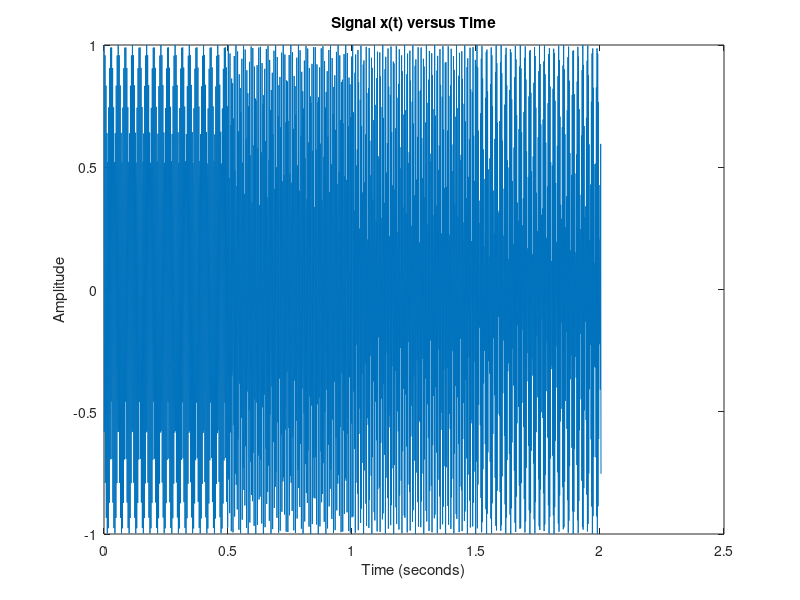
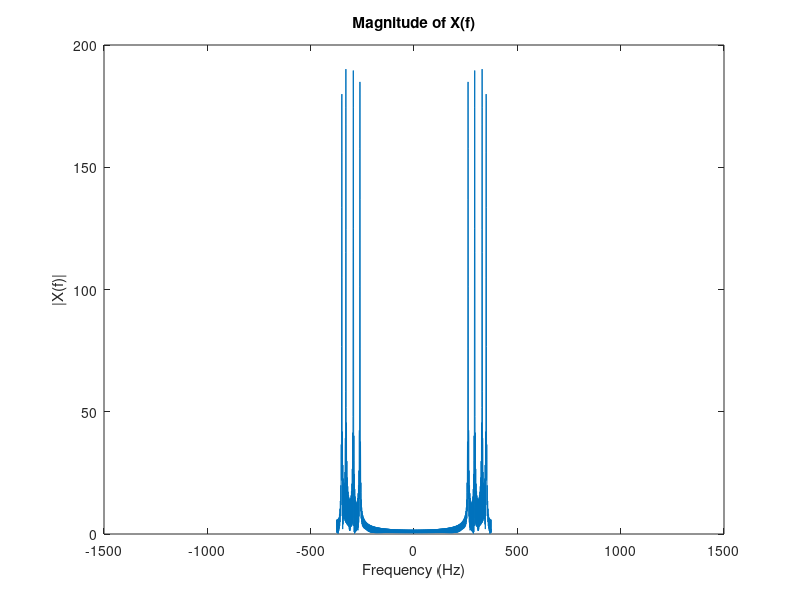
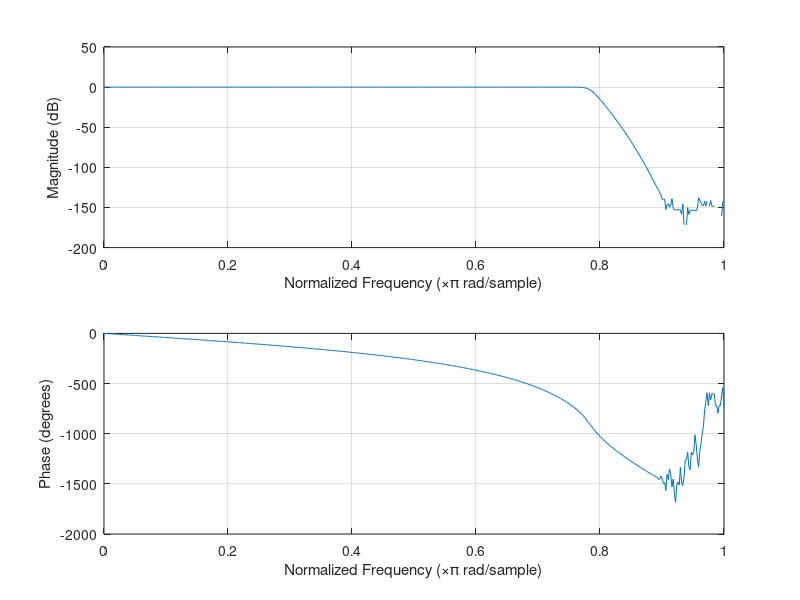
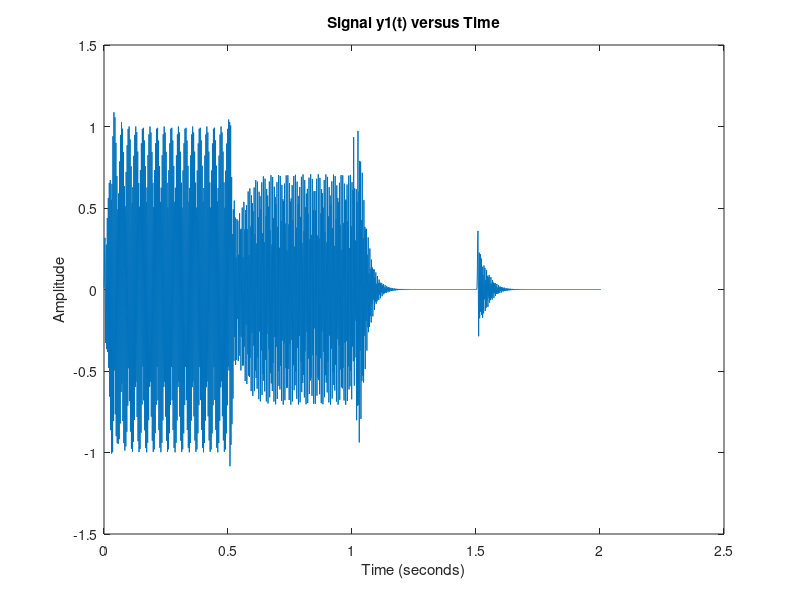

MATLAB code to generate these figures, in order:
% Load the signal package
pkg load signal;

% Task 1: Generate signals for DO, RE, MI, FA
f0 = 440; % Fundamental frequency in Hz
alpha = 2^(1/12); % Alpha value for frequency calculation

% Define the frequencies for DO, RE, MI, and FA
f_DO = f0 * alpha^(-9);
f_RE = f0 * alpha^(-7);
f_MI = f0 * alpha^(-5);
f_FA = f0 * alpha^(-4);

% Time duration for each musical note (half a second)
duration = 0.5; % in seconds

% Generate time vector for each note
fs = 750; % Sampling frequency
% Time vector for each note
t_note = 0:1/fs:duration;

% Generate signals for each musical note
x1 = cos(2*pi*f_DO*t_note);
x2 = cos(2*pi*f_RE*t_note);
x3 = cos(2*pi*f_MI*t_note);
x4 = cos(2*pi*f_FA*t_note);

% Task 2: Create a signal sequentially playing DO, RE, MI, FA
x = [x1, x2, x3, x4];

filename = 'x(t)2nd.wav';

% Write the signal to a WAV file
audiowrite(filename, x, fs);

% Task 3: Plot the signal x(t) versus time t
t_total = 0:1/fs:(length(x)-1)/fs;
figure;
plot(t_total, x);
title('Signal x(t) versus Time');
xlabel('Time (seconds)');
ylabel('Amplitude');

% Task 4: Compute the energy of the signal x(t)
energy = sum(x.^2);
disp(['Energy of the signal x(t): ' num2str(energy)]);

% Task 5: Compute the frequency spectrum X(f) of the signal
N = length(x);
X = fft(x);
frequency_range = (-N/2:N/2-1) * (fs) / N; % Frequency range for FFT

% Task 6: Plot the magnitude of X(f) in the range -fs/2 <= f <= fs/2
figure;
plot(frequency_range, abs(fftshift(X)));
xlim([-2*fs, 2*fs]);
title('Magnitude of X(f)');
xlabel('Frequency (Hz)');
ylabel('|X(f)|');

% Task 7: Compute the Energy of the signal x(t) from its frequency spectrum X(f)
energy_from_spectrum = sum(abs(X).^2) / N;
disp(['Energy of the signal x(t) from its frequency spectrum: ' num2str(energy_from_spectrum)]);

% Task 8: Design a Butterworth low-pass filter
cutoff_frequency = f_RE; % Adjust as needed
filter_order = 20;
[b, a] = butter(filter_order, cutoff_frequency / (fs / 2), 'low');

% Task 9: Plot the magnitude and phase response of the Butterworth LPF
figure;
freqz(b, a);

% Task 10: Apply the signal x(t) to the Butterworth LPF
y1 = filter(b, a, x);

% Task 11: Store the generated signal y1(t) as a .wav file
filename_y1 = 'y1(t).wav';
audiowrite(filename_y1, y1, fs);

% Task 12: Plot the signal y1(t) versus time t
t_y1 = 0:1/fs:(length(y1)-1)/fs;
figure;
plot(t_y1, y1);
title('Signal y1(t) versus Time');
xlabel('Time (seconds)');
ylabel('Amplitude');

% Task 13: Compute the energy of the signal y1(t)
energy_y1 = sum(y1.^2);
disp(['Energy of the signal y1(t): ' num2str(energy_y1)]);

% Task 14: Compute the frequency spectrum Y1(f) of the signal
Y1 = fft(y1);
frequency_range_y1 = (-N/2:N/2-1) * (fs) / N; % Frequency range for FFT

% Task 15: Plot the magnitude of Y1(f) in the range -fs/2 <= f <= fs/2
figure;
plot(frequency_range_y1, abs(fftshift(Y1)));
xlim([-2*fs, 2*fs]);
title('Magnitude of Y1(f)');
xlabel('Frequency (Hz)');
ylabel('|Y1(f)|');

% Task 16: Compute the Energy of the signal y1(t) from its frequency spectrum Y1(f)
energy_from_spectrum_y1 = sum(abs(Y1).^2) / N;
disp(['Energy of the signal y1(t) from its frequency spectrum: ' num2str(energy_from_spectrum_y1)]);

% Task 17: Design a Butterworth high-pass filter
cutoff_frequency_hp = f_MI; % Adjust as needed
filter_order_hp = 20;
[b_hp, a_hp] = butter(filter_order_hp, cutoff_frequency_hp / (fs / 2), 'high');

% Task 18: Plot the magnitude and phase response of the Butterworth HPF
figure;
freqz(b_hp, a_hp);

% Task 19: Apply the signal x(t) to the Butterworth HPF
y2 = filter(b_hp, a_hp, x);

% Task 20: Store the generated signal y2(t) as a .wav file
filename_y2 = 'y2(t).wav';
audiowrite(filename_y2, y2, fs);

% Task 21: Plot the signal y2(t) versus time t
t_y2 = 0:1/fs:(length(y2)-1)/fs;
figure;
plot(t_y2, y2);
title('Signal y2(t) versus Time');
xlabel('Time (seconds)');
ylabel('Amplitude');

% Task 22: Compute the energy of the signal y2(t)
energy_y2 = sum(y2.^2);
disp(['Energy of the signal y2(t): ' num2str(energy_y2)]);

% Task 23: Compute the frequency spectrum Y2(f) of the signal
Y2 = fft(y2);
frequency_range_y2 = (-N/2:N/2-1) * (fs) / N; % Frequency range for FFT

% Task 24: Plot the magnitude of Y2(f) in the range -fs/2 <= f <= fs/2
figure;
plot(frequency_range_y2, abs(fftshift(Y2)));
xlim([-2*fs, 2*fs]);
title('Magnitude of Y2(f)');
xlabel('Frequency (Hz)');
ylabel('|Y2(f)|');

% Task 25: Compute the Energy of the signal y2(t) from its frequency spectrum Y2(f)
energy_from_spectrum_y2 = sum(abs(Y2).^2) / N;
disp(['Energy of the signal y2(t) from its frequency spectrum: ' num2str(energy_from_spectrum_y2)]);

